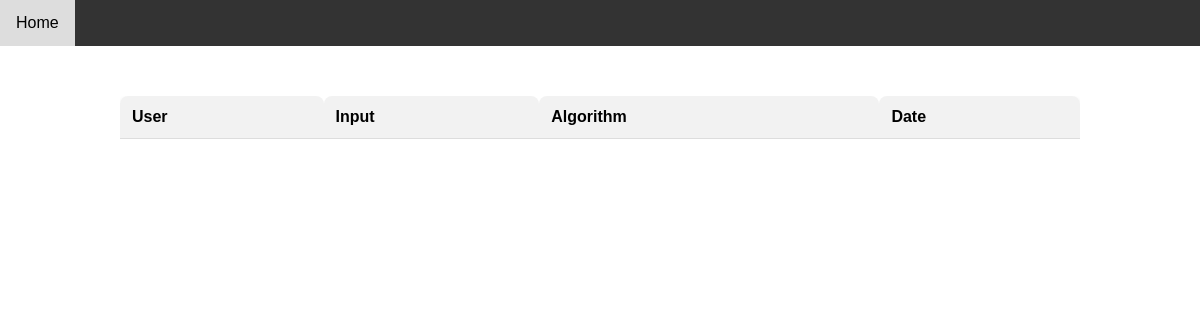
Page /index/data (signed in) on the earlier database version.
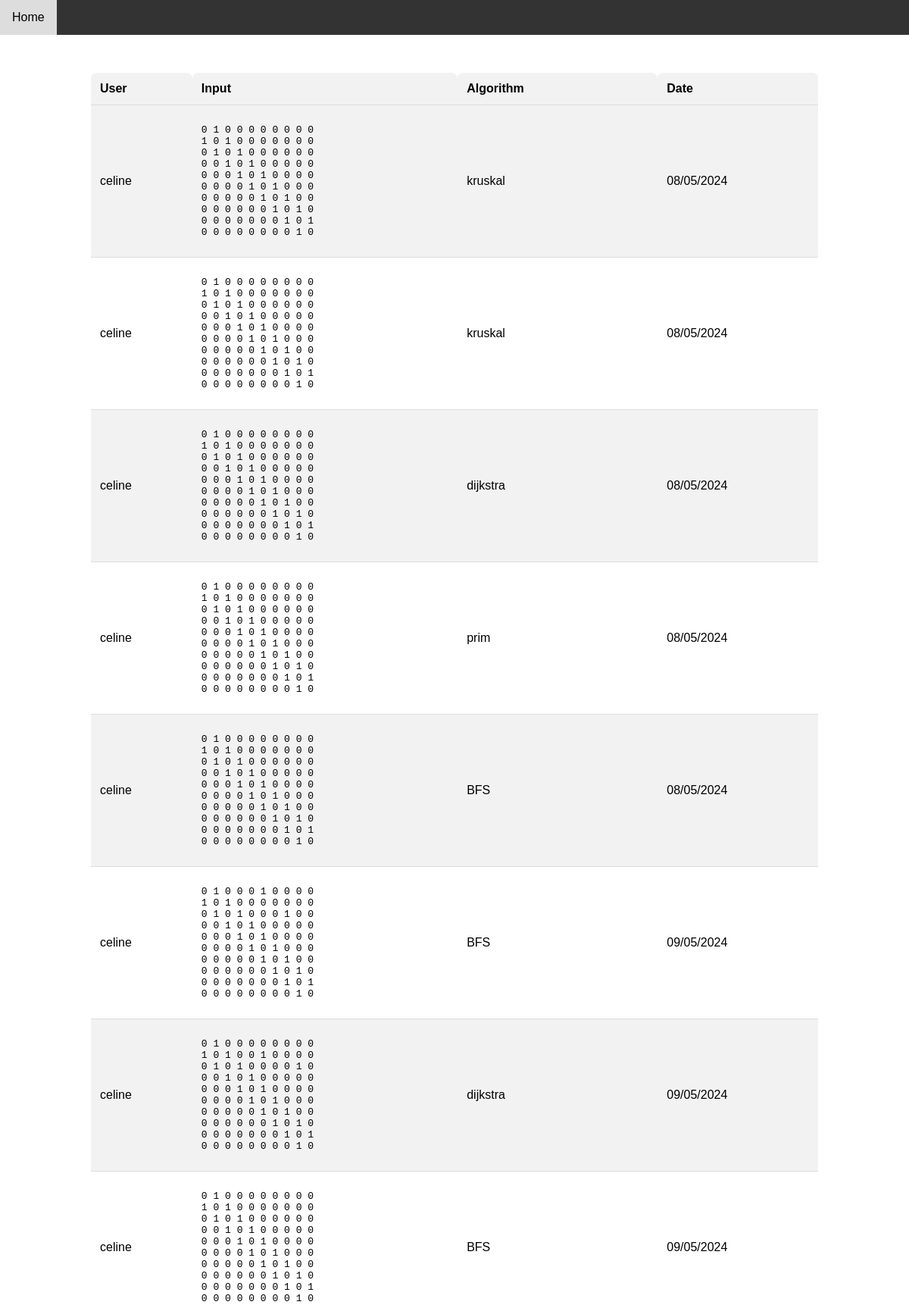
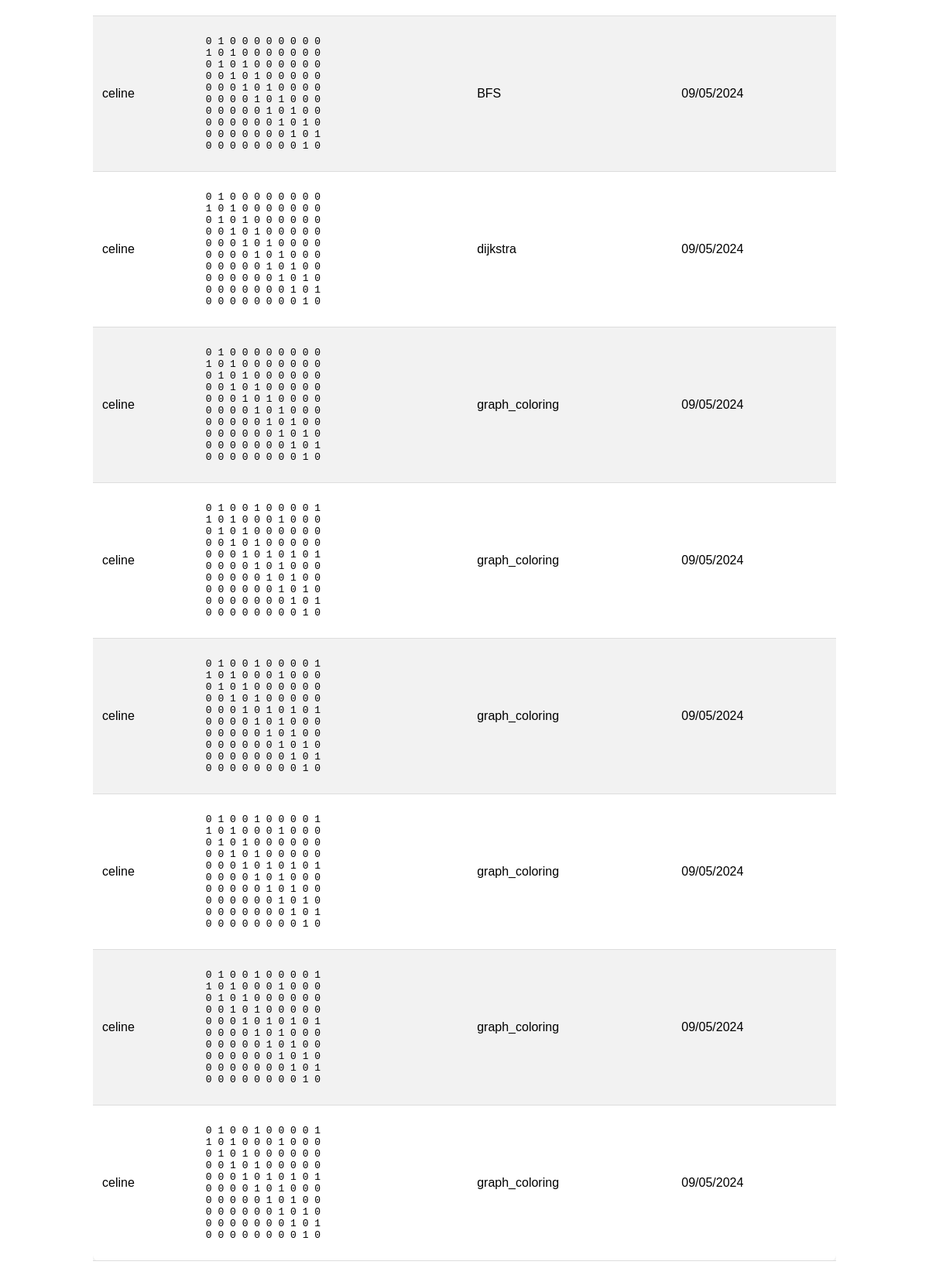
Same page on the later database version (2 pictures, top to bottom).
### core/models.py (models this page shows, shortened)
class userData(models.Model):
    name = models.CharField(max_length=200,default="harshit")
    input = models.TextField(default="error")  # Renaming 'input' field to 'input_data'
    which = models.CharField(max_length=100,default="dunno")  # Assuming 'which' is a string field
    date = models.DateField(default='2003-05-21')

### core/views.py (the view)
# urls.py: path('index/data',views.data,name='data'),
@login_required(login_url='signin')
def data(request):
    user_data = userData.objects.filter(name=request.user.username)
    return render(request, 'data.html', {'user_data': user_data})

### templates/data.html (shortened to what this page needs)
{% load static %}
<!DOCTYPE html>
<html lang="en">
  <head>
  </head>
  <body>
    <nav>
      <ul>
        <li><a href="{% url 'index' %}">Home</a></li>
      </ul>
    </nav>
    <div class="container">
      <div style="overflow-x: auto">
        <table>
          <tr>
            <th>User</th>
            <th>Input</th>
            <th>Algorithm</th>
            <th>Date</th>
          </tr>
          {% for user in user_data %}
          <tr>
            <td>{{ user.name }}</td>
            <td><pre>{{ user.input }}</pre></td>
            <td>{{ user.which }}</td>
            <td>{{ user.date|date:"d/m/Y" }}</td>
          </tr>
          {% endfor %}
        </table>
      </div>
    </div>
  </body>
</html>

Differences in the rows shown:
added userData: name "celine", input "0 1 0 0 0 0 0 0 0 0 1 0 1 0 0 0 0 0 0 0 0 1 0 1 0 0 0 0 0 0 0 0 1 0 1 0 0 0 0 0 0 0 0 1 0 1 0 0 0 0 0 0 0 0 1 0 1 0 0 0 0 0 0 0 0 1 0 1 0 0 0 0 0 0 0 0 1 0 1 0 0 0 0 0 0 0 0 1 0 1 0 0 0 0 0 0 0 0 1 0", which "kruskal", date "08/05/2024"
added userData: name "celine", input "0 1 0 0 0 0 0 0 0 0 1 0 1 0 0 0 0 0 0 0 0 1 0 1 0 0 0 0 0 0 0 0 1 0 1 0 0 0 0 0 0 0 0 1 0 1 0 0 0 0 0 0 0 0 1 0 1 0 0 0 0 0 0 0 0 1 0 1 0 0 0 0 0 0 0 0 1 0 1 0 0 0 0 0 0 0 0 1 0 1 0 0 0 0 0 0 0 0 1 0", which "kruskal", date "08/05/2024"
added userData: name "celine", input "0 1 0 0 0 0 0 0 0 0 1 0 1 0 0 0 0 0 0 0 0 1 0 1 0 0 0 0 0 0 0 0 1 0 1 0 0 0 0 0 0 0 0 1 0 1 0 0 0 0 0 0 0 0 1 0 1 0 0 0 0 0 0 0 0 1 0 1 0 0 0 0 0 0 0 0 1 0 1 0 0 0 0 0 0 0 0 1 0 1 0 0 0 0 0 0 0 0 1 0", which "dijkstra", date "08/05/2024"
added userData: name "celine", input "0 1 0 0 0 0 0 0 0 0 1 0 1 0 0 0 0 0 0 0 0 1 0 1 0 0 0 0 0 0 0 0 1 0 1 0 0 0 0 0 0 0 0 1 0 1 0 0 0 0 0 0 0 0 1 0 1 0 0 0 0 0 0 0 0 1 0 1 0 0 0 0 0 0 0 0 1 0 1 0 0 0 0 0 0 0 0 1 0 1 0 0 0 0 0 0 0 0 1 0", which "prim", date "08/05/2024"
added userData: name "celine", input "0 1 0 0 0 0 0 0 0 0 1 0 1 0 0 0 0 0 0 0 0 1 0 1 0 0 0 0 0 0 0 0 1 0 1 0 0 0 0 0 0 0 0 1 0 1 0 0 0 0 0 0 0 0 1 0 1 0 0 0 0 0 0 0 0 1 0 1 0 0 0 0 0 0 0 0 1 0 1 0 0 0 0 0 0 0 0 1 0 1 0 0 0 0 0 0 0 0 1 0", which "BFS", date "08/05/2024"
added userData: name "celine", input "0 1 0 0 0 1 0 0 0 0 1 0 1 0 0 0 0 0 0 0 0 1 0 1 0 0 0 1 0 0 0 0 1 0 1 0 0 0 0 0 0 0 0 1 0 1 0 0 0 0 0 0 0 0 1 0 1 0 0 0 0 0 0 0 0 1 0 1 0 0 0 0 0 0 0 0 1 0 1 0 0 0 0 0 0 0 0 1 0 1 0 0 0 0 0 0 0 0 1 0", which "BFS", date "09/05/2024"
added userData: name "celine", input "0 1 0 0 0 0 0 0 0 0 1 0 1 0 0 1 0 0 0 0 0 1 0 1 0 0 0 0 1 0 0 0 1 0 1 0 0 0 0 0 0 0 0 1 0 1 0 0 0 0 0 0 0 0 1 0 1 0 0 0 0 0 0 0 0 1 0 1 0 0 0 0 0 0 0 0 1 0 1 0 0 0 0 0 0 0 0 1 0 1 0 0 0 0 0 0 0 0 1 0", which "dijkstra", date "09/05/2024"
added userData: name "celine", input "0 1 0 0 0 0 0 0 0 0 1 0 1 0 0 0 0 0 0 0 0 1 0 1 0 0 0 0 0 0 0 0 1 0 1 0 0 0 0 0 0 0 0 1 0 1 0 0 0 0 0 0 0 0 1 0 1 0 0 0 0 0 0 0 0 1 0 1 0 0 0 0 0 0 0 0 1 0 1 0 0 0 0 0 0 0 0 1 0 1 0 0 0 0 0 0 0 0 1 0", which "BFS", date "09/05/2024"
added userData: name "celine", input "0 1 0 0 0 0 0 0 0 0 1 0 1 0 0 0 0 0 0 0 0 1 0 1 0 0 0 0 0 0 0 0 1 0 1 0 0 0 0 0 0 0 0 1 0 1 0 0 0 0 0 0 0 0 1 0 1 0 0 0 0 0 0 0 0 1 0 1 0 0 0 0 0 0 0 0 1 0 1 0 0 0 0 0 0 0 0 1 0 1 0 0 0 0 0 0 0 0 1 0", which "BFS", date "09/05/2024"
added userData: name "celine", input "0 1 0 0 0 0 0 0 0 0 1 0 1 0 0 0 0 0 0 0 0 1 0 1 0 0 0 0 0 0 0 0 1 0 1 0 0 0 0 0 0 0 0 1 0 1 0 0 0 0 0 0 0 0 1 0 1 0 0 0 0 0 0 0 0 1 0 1 0 0 0 0 0 0 0 0 1 0 1 0 0 0 0 0 0 0 0 1 0 1 0 0 0 0 0 0 0 0 1 0", which "dijkstra", date "09/05/2024"
added userData: name "celine", input "0 1 0 0 0 0 0 0 0 0 1 0 1 0 0 0 0 0 0 0 0 1 0 1 0 0 0 0 0 0 0 0 1 0 1 0 0 0 0 0 0 0 0 1 0 1 0 0 0 0 0 0 0 0 1 0 1 0 0 0 0 0 0 0 0 1 0 1 0 0 0 0 0 0 0 0 1 0 1 0 0 0 0 0 0 0 0 1 0 1 0 0 0 0 0 0 0 0 1 0", which "graph_coloring", date "09/05/2024"
added userData: name "celine", input "0 1 0 0 1 0 0 0 0 1 1 0 1 0 0 0 1 0 0 0 0 1 0 1 0 0 0 0 0 0 0 0 1 0 1 0 0 0 0 0 0 0 0 1 0 1 0 1 0 1 0 0 0 0 1 0 1 0 0 0 0 0 0 0 0 1 0 1 0 0 0 0 0 0 0 0 1 0 1 0 0 0 0 0 0 0 0 1 0 1 0 0 0 0 0 0 0 0 1 0", which "graph_coloring", date "09/05/2024"
added userData: name "celine", input "0 1 0 0 1 0 0 0 0 1 1 0 1 0 0 0 1 0 0 0 0 1 0 1 0 0 0 0 0 0 0 0 1 0 1 0 0 0 0 0 0 0 0 1 0 1 0 1 0 1 0 0 0 0 1 0 1 0 0 0 0 0 0 0 0 1 0 1 0 0 0 0 0 0 0 0 1 0 1 0 0 0 0 0 0 0 0 1 0 1 0 0 0 0 0 0 0 0 1 0", which "graph_coloring", date "09/05/2024"
added userData: name "celine", input "0 1 0 0 1 0 0 0 0 1 1 0 1 0 0 0 1 0 0 0 0 1 0 1 0 0 0 0 0 0 0 0 1 0 1 0 0 0 0 0 0 0 0 1 0 1 0 1 0 1 0 0 0 0 1 0 1 0 0 0 0 0 0 0 0 1 0 1 0 0 0 0 0 0 0 0 1 0 1 0 0 0 0 0 0 0 0 1 0 1 0 0 0 0 0 0 0 0 1 0", which "graph_coloring", date "09/05/2024"
added userData: name "celine", input "0 1 0 0 1 0 0 0 0 1 1 0 1 0 0 0 1 0 0 0 0 1 0 1 0 0 0 0 0 0 0 0 1 0 1 0 0 0 0 0 0 0 0 1 0 1 0 1 0 1 0 0 0 0 1 0 1 0 0 0 0 0 0 0 0 1 0 1 0 0 0 0 0 0 0 0 1 0 1 0 0 0 0 0 0 0 0 1 0 1 0 0 0 0 0 0 0 0 1 0", which "graph_coloring", date "09/05/2024"
added userData: name "celine", input "0 1 0 0 1 0 0 0 0 1 1 0 1 0 0 0 1 0 0 0 0 1 0 1 0 0 0 0 0 0 0 0 1 0 1 0 0 0 0 0 0 0 0 1 0 1 0 1 0 1 0 0 0 0 1 0 1 0 0 0 0 0 0 0 0 1 0 1 0 0 0 0 0 0 0 0 1 0 1 0 0 0 0 0 0 0 0 1 0 1 0 0 0 0 0 0 0 0 1 0", which "graph_coloring", date "09/05/2024"
